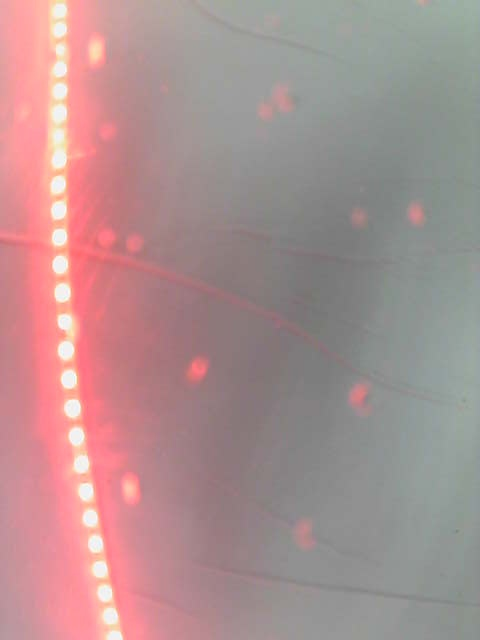
#> input picture 参考资料/2/UPM_v10/pic_PI/line8.jpg, 480 x 640 px
$ python lightline.py
#> lines starting #> are read from the running program, lines starting #| are printed output that depends on the picture; after the words box and inside, x2 and y2 are one past the last pixel; in counts of white or black regions, pixels touching at a corner belong together
import cv2
from matplotlib import pyplot as plt
import numpy as np
#from skimage import measure
# 腐蚀膨胀所用到的核
img3=cv2.imread('pic_PI/line8.jpg')
#> img3 is the input picture: shape (640, 480, 3); mean B, G, R 144.4, 144, 172.9
img3T=img3.T
print(np.shape(img3T))
#| (3, 480, 640)
img = cv2.cvtColor(img3,cv2.COLOR_BGR2GRAY)
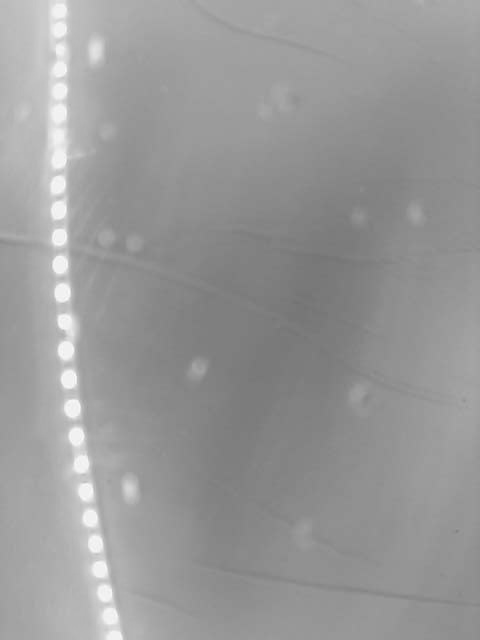
#> img: shape (640, 480); min 114, max 254, mean 152.7
#img=img.T
#th1,_=cv2.threshold(img, 0, 255, cv2.THRESH_OTSU)
#img[img<th1]=0
cv2.imshow('im2',img)
'''
plt.figure(1)
aa,_,_=plt.hist(img.ravel(),256)
print('aa=',aa)
thi=0
for i in range(len(aa)):
    if aa[-i-1]!=0 and aa[-i]/aa[-i-1] >100:
        thi=255-i-1
        break


print('thi=',thi)
cv2.imshow('img',img)
'''
img = cv2.GaussianBlur(img, (3, 3), 0)


th, im_b = cv2.threshold(img,230,255,cv2.THRESH_BINARY)
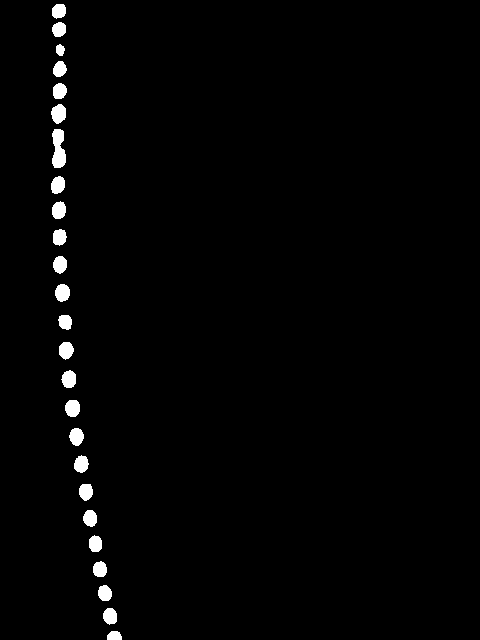
#> im_b: shape (640, 480); 1.6% white; 25 white regions
#th,im_b=cv2.threshold(img, 0, 255, cv2.THRESH_OTSU)

print('Otsu_th=',th)
cv2.imshow('th',im_b)
[h,w]=np.shape(im_b)
#> h = 640; w = 480
print(h,w,h*w)
#| 640 480 307200
contours, hier = cv2.findContours(im_b.copy(), cv2.RETR_EXTERNAL, cv2.CHAIN_APPROX_SIMPLE)
#> contours = 25 contours; largest, box (x1, y1, x2, y2) and area: (52, 129, 66, 168) 366, (51, 104, 66, 124) 202, (55, 284, 70, 302) 189, (65, 400, 80, 417) 188, (61, 370, 76, 388) 183
#> (the run stopped early here; a loop or call above may not have finished)

$ run again, with 参考资料/2/UPM_v10/pic_PI/line1.jpg copied over 参考资料/2/UPM_v10/pic_PI/line8.jpg
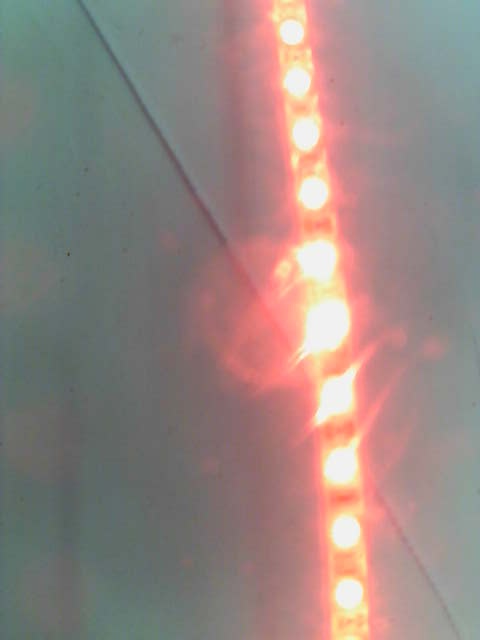
#> input picture 参考资料/2/UPM_v10/pic_PI/line1.jpg, 480 x 640 px
#> img3 is the input picture: shape (640, 480, 3); mean B, G, R 129.3, 133.5, 149.8
#| (3, 480, 640)
#> `img = cv2.cvtColor(img3,cv2.COLOR_BGR2GRAY)`:
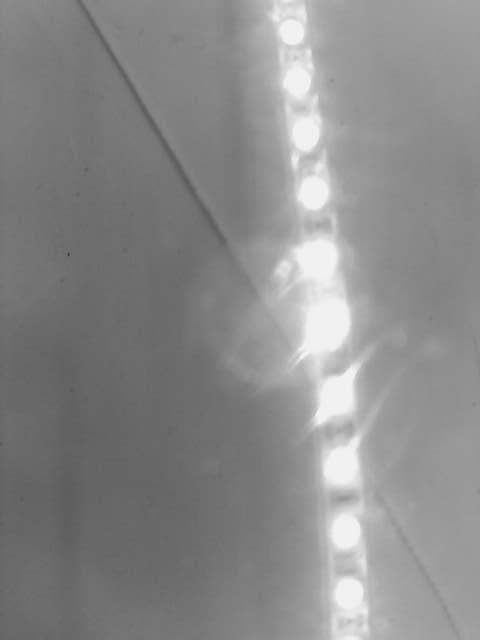
#> img: shape (640, 480); min 65, max 248, mean 137.9
#> `th, im_b = cv2.threshold(img,230,255,cv2.THRESH_BINARY)`:
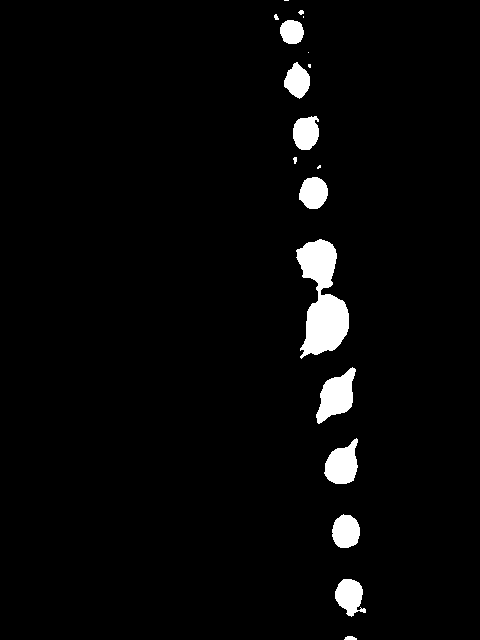
#> im_b: shape (640, 480); 3.3% white; 18 white regions (5 under 20 px)
#| 640 480 307200
#> contours = 18 contours, 8 with area under 20; largest, box (x1, y1, x2, y2) and area: (296, 239, 349, 359) 3434, (316, 367, 356, 424) 1212, (324, 438, 358, 484) 989, (335, 579, 366, 617) 712, (332, 514, 360, 548) 704

$ run again, with 参考资料/2/UPM_v10/pic_PI/line10.jpg copied over 参考资料/2/UPM_v10/pic_PI/line8.jpg
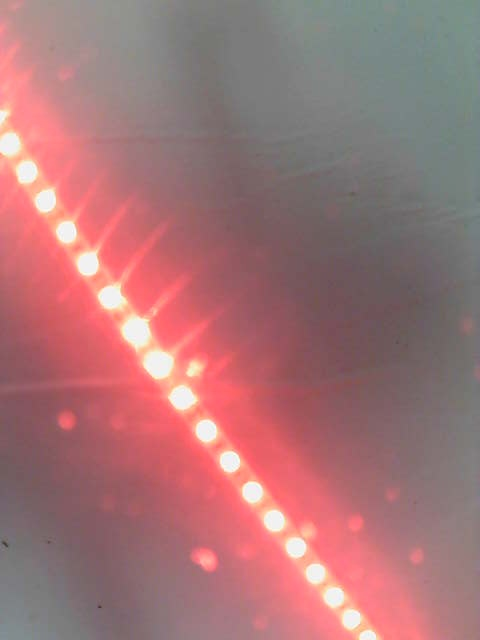
#> input picture 参考资料/2/UPM_v10/pic_PI/line10.jpg, 480 x 640 px
#> img3 is the input picture: shape (640, 480, 3); mean B, G, R 118.8, 116.8, 164.9
#| (3, 480, 640)
#> `img = cv2.cvtColor(img3,cv2.COLOR_BGR2GRAY)`:
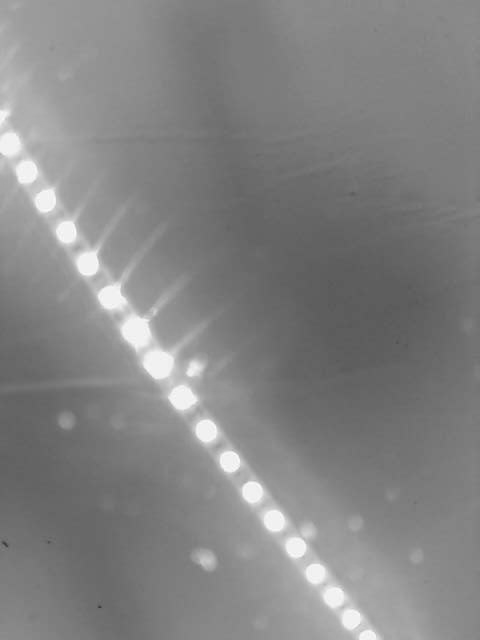
#> img: shape (640, 480); min 54, max 253, mean 131.4
#> `th, im_b = cv2.threshold(img,230,255,cv2.THRESH_BINARY)`:
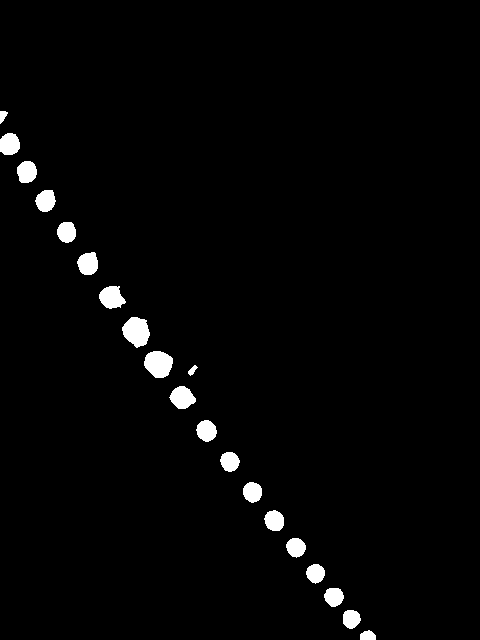
#> im_b: shape (640, 480); 2.1% white; 20 white regions
#| 640 480 307200
#> contours = 20 contours; largest, box (x1, y1, x2, y2) and area: (122, 317, 150, 348) 574, (144, 351, 173, 378) 560, (99, 286, 126, 309) 402, (169, 386, 196, 409) 392, (77, 252, 98, 275) 348

$ run again, with 参考资料/2/UPM_v10/pic_PI/line11.jpg copied over 参考资料/2/UPM_v10/pic_PI/line8.jpg
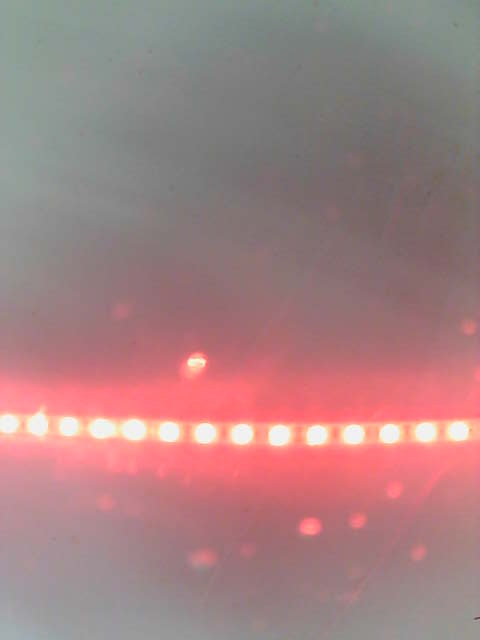
#> input picture 参考资料/2/UPM_v10/pic_PI/line11.jpg, 480 x 640 px
#> img3 is the input picture: shape (640, 480, 3); mean B, G, R 130.5, 129.3, 164.6
#| (3, 480, 640)
#> `img = cv2.cvtColor(img3,cv2.COLOR_BGR2GRAY)`:
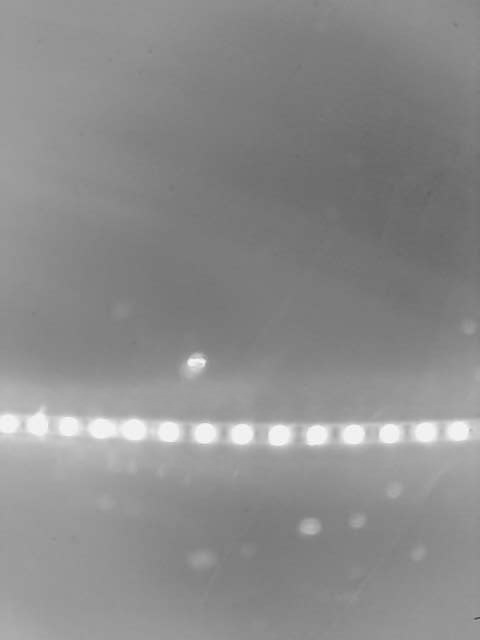
#> img: shape (640, 480); min 71, max 250, mean 140
#> `th, im_b = cv2.threshold(img,230,255,cv2.THRESH_BINARY)`:
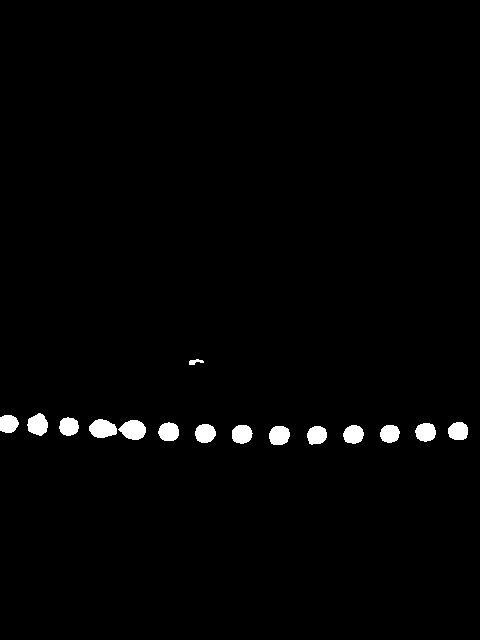
#> im_b: shape (640, 480); 1.5% white; 15 white regions
#| 640 480 307200
#> contours = 15 contours; largest, box (x1, y1, x2, y2) and area: (118, 420, 146, 440) 370, (89, 419, 117, 438) 366, (27, 413, 48, 436) 318, (269, 426, 290, 445) 300, (232, 425, 253, 444) 288
